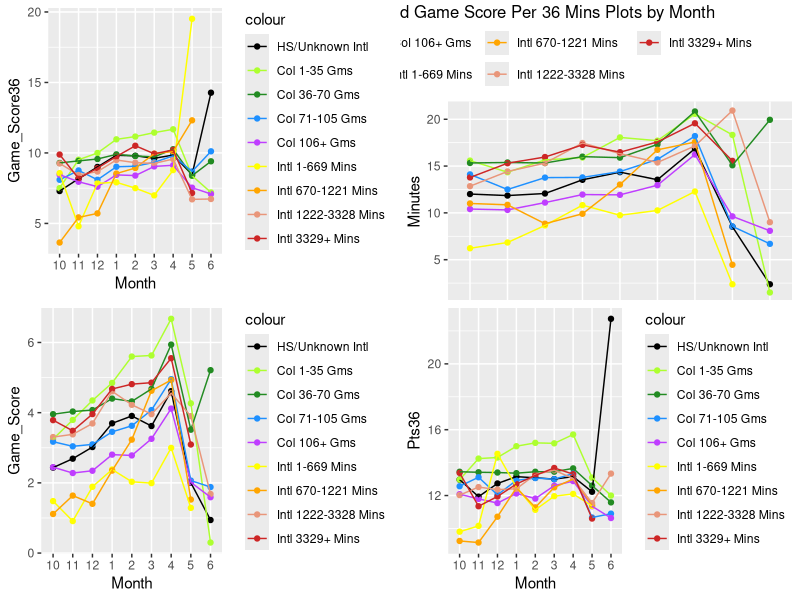

Recreate this plot in R.
## ---- chunk 1
knitr::opts_chunk$set(echo = TRUE)
## ---- chunk 2
#Ignore this all for now, it's just a bunch of operations


# data=read.csv('PlayersGroupedByMonth.csv')
# par(mfrow=c(2,2))
# plot(data$CollegeGames,data$Minutes)
# plot(data$CollegeGames,data$Pts36,ylim=c(0,30))
# plot(data$CollegeGames,data$Ast36)
# plot(data$CollegeGames,data$TO36)
# 
# bin=rep(0,length(data$br_url))
# #for (i in 1:length(bin)){
#   if (data$College_Games[i] <= 35 && data$College_Games[i] >= 1) {
#   bin[i]=1
#   } else if (data$College_Games[i] >= 36 && data$College_Games[i] <= 70) {
#   bin[i]=2
#   } else if (data$College_Games[i] >= 71 && data$College_Games[i] <= 105) {
#   bin[i]=3
#   } else if (data$College_Games[i] >= 106 && data$College_Games[i] <= 152) {
#   bin[i]=4
#   } else if (data$Intl_Minutes[i] <= 669 && data$Intl_Minutes[i] >= 2) {
#   bin[i]=5
#   } else if (data$Intl_Minutes[i] >= 670 && data$Intl_Minutes[i] <= 1221) {
#   bin[i]=6
#   } else if (data$Intl_Minutes[i] >= 1222 && data$Intl_Minutes[i] <= 3328) {
#   bin[i]=7
#   } else if (data$Intl_Minutes[i] >= 3329 && data$Intl_Minutes[i] <= 13659) {
#   bin[i]=8
# }
# }
# data$bin=bin
# data$minsgroup<-NULL
# #write.csv(data,'PlayersGroupedByMonth2.csv')
# 
# 
# 
# par(mfrow=c(2,2))
# plot(data$Month,data$Minutes,col=data$MinBin)
# plot(data$Month,data$Pts36,col=data$MinBin)
# plot(data$Month,data$Ast36,col=data$MinBin)
# plot(data$Month,data$TO36,col=data$MinBin)
# 
# data$month<-factor(data$Month,levels=c(10,11,12,1,2,3,4,5,6))

## ---- chunk 3
library(ggplot2)
library(ggpubr)
library(grid)
library(gridBase)
data=read.csv('PlayersGroupedByMonthAndBin.csv')
cols <- c("0"="black",'1'='greenyellow','2'='forestgreen','3'='dodgerblue','4'='darkorchid1','5'='yellow','6'='orange','7'='darksalmon','8'='firebrick3')
data$Month<-factor(data$Month,levels=c(10,11,12,1,2,3,4,5,6))
Game_Score36=data$Game_Score/data$Minutes*36
data$Game_Score36=Game_Score36

Game_Score_Plot=ggplot(data, aes(x = Month, y = Game_Score, group = Bin, color = 'Bin')) + 
  geom_point(aes(color = factor(Bin)))+ scale_color_manual(values = cols, labels=c('HS/Unknown Intl','Col 1-35 Gms','Col 36-70 Gms','Col 71-105 Gms','Col 106+ Gms','Intl 1-669 Mins','Intl 670-1221 Mins','Intl 1222-3328 Mins','Intl 3329+ Mins')) +
  geom_line(aes(color = factor(Bin)))
Minutes_Plot=ggplot(data, aes(x = Month, y = Minutes, group = Bin, color = 'Bin')) + 
  geom_point(aes(color = factor(Bin)))+ scale_color_manual(values = cols, labels=c('HS/Unknown Intl','Col 1-35 Gms','Col 36-70 Gms','Col 71-105 Gms','Col 106+ Gms','Intl 1-669 Mins','Intl 670-1221 Mins','Intl 1222-3328 Mins','Intl 3329+ Mins')) +
  geom_line(aes(color = factor(Bin)))
Pts36_Plot=ggplot(data, aes(x = Month, y = Pts36, group = Bin, color = 'Bin')) + 
  geom_point(aes(color = factor(Bin)))+ scale_color_manual(values = cols, labels=c('HS/Unknown Intl','Col 1-35 Gms','Col 36-70 Gms','Col 71-105 Gms','Col 106+ Gms','Intl 1-669 Mins','Intl 670-1221 Mins','Intl 1222-3328 Mins','Intl 3329+ Mins')) +
  geom_line(aes(color = factor(Bin)))
Game_Score_36_Plot=ggplot(data, aes(x = Month, y = Game_Score36, group = Bin, color = 'Bin')) + 
  geom_point(aes(color = factor(Bin)))+ scale_color_manual(values = cols, labels=c('HS/Unknown Intl','Col 1-35 Gms','Col 36-70 Gms','Col 71-105 Gms','Col 106+ Gms','Intl 1-669 Mins','Intl 670-1221 Mins','Intl 1222-3328 Mins','Intl 3329+ Mins')) +
  geom_line(aes(color = factor(Bin)))
plot=ggarrange(Game_Score_Plot,Minutes_Plot,Pts36_Plot,Game_Score_36_Plot,ncol=2,nrow=2,common.legend=TRUE)
annotate_figure(plot,top=text_grob('Game Score, Minutes, Pts Per 36 Mins, and Game Score Per 36 Mins Plots by Month'))
vp1=viewport(x=0,y=0,width=0.5,height=0.5,just=c('left','bottom'))
vp2=viewport(x=0,y=0.5,width=0.5,height=0.5,just=c('left','bottom'))
vp3=viewport(x=0.5,y=0,width=0.5,height=0.5,just=c('left','bottom'))
vp4=viewport(x=0,y=0.5,width=0.5,height=0.5,just=c('left','bottom'))
print(Game_Score_Plot,vp=vp1)
print(Minutes_Plot,vp=vp2)
print(Pts36_Plot,vp=vp3)
print(Game_Score_36_Plot,vp=vp4)
## ---- chunk 4
# Multiple plot function
#
# ggplot objects can be passed in ..., or to plotlist (as a list of ggplot objects)
# - cols:   Number of columns in layout
# - layout: A matrix specifying the layout. If present, 'cols' is ignored.
#
# If the layout is something like matrix(c(1,2,3,3), nrow=2, byrow=TRUE),
# then plot 1 will go in the upper left, 2 will go in the upper right, and
# 3 will go all the way across the bottom.
#
multiplot <- function(..., plotlist=NULL, file, cols=1, layout=NULL) {
  library(grid)

  # Make a list from the ... arguments and plotlist
  plots <- c(list(...), plotlist)

  numPlots = length(plots)

  # If layout is NULL, then use 'cols' to determine layout
  if (is.null(layout)) {
    # Make the panel
    # ncol: Number of columns of plots
    # nrow: Number of rows needed, calculated from # of cols
    layout <- matrix(seq(1, cols * ceiling(numPlots/cols)),
                    ncol = cols, nrow = ceiling(numPlots/cols))
  }

 if (numPlots==1) {
    print(plots[[1]])

  } else {
    # Set up the page
    grid.newpage()
    pushViewport(viewport(layout = grid.layout(nrow(layout), ncol(layout))))

    # Make each plot, in the correct location
    for (i in 1:numPlots) {
      # Get the i,j matrix positions of the regions that contain this subplot
      matchidx <- as.data.frame(which(layout == i, arr.ind = TRUE))

      print(plots[[i]], vp = viewport(layout.pos.row = matchidx$row,
                                      layout.pos.col = matchidx$col))
    }
  }
}
